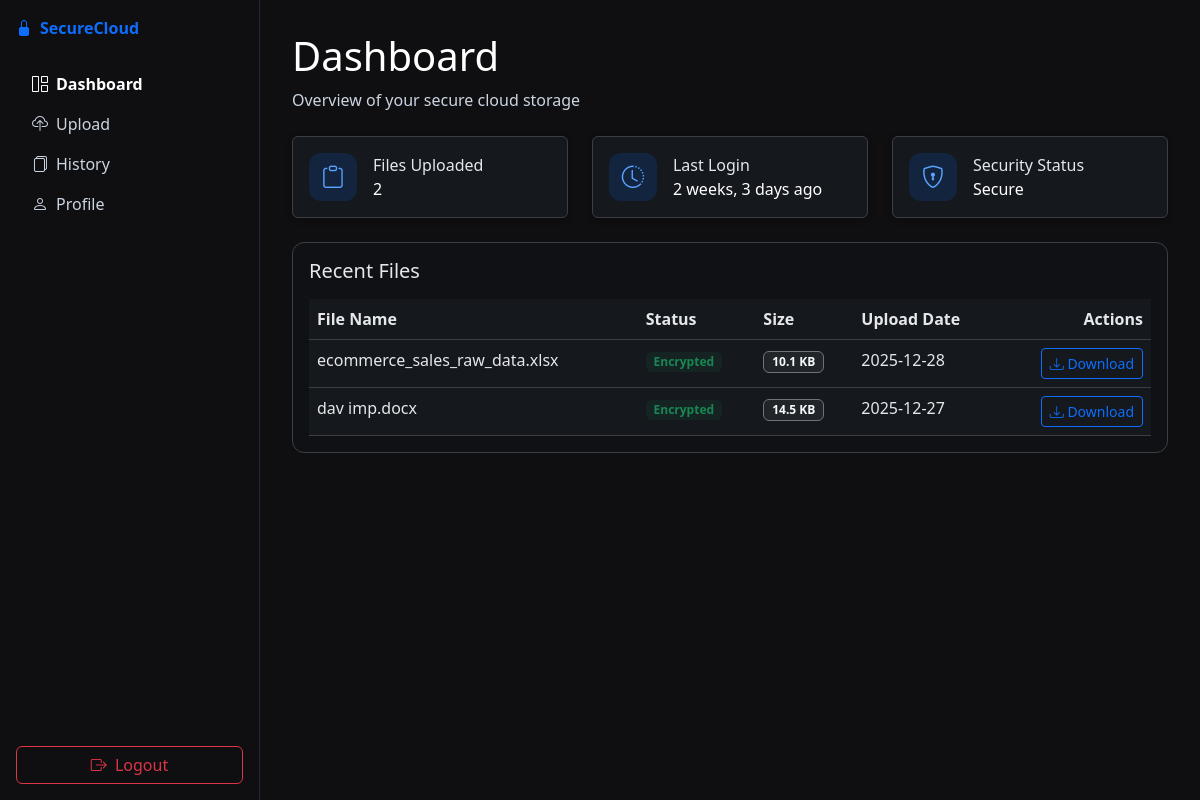
The page /dashboard/ (signed in) on the database its author committed.
### storage/models.py (models this page shows, shortened)
class StoredFile(models.Model):
    user = models.ForeignKey(User, on_delete=models.CASCADE, related_name='stored_files')
    original_name = models.CharField(max_length=255)
    cover_image = models.ImageField(upload_to='covers/')
    stego_image = models.ImageField(upload_to='stego/')
    nonce = models.BinaryField()
    data_length = models.IntegerField()
    created_at = models.DateTimeField(auto_now_add=True)

### storage/views.py (the view)
# urls.py: path('dashboard/', dashboard_view, name='dashboard'),
@login_required
def dashboard_view(request):
    files = StoredFile.objects.filter(user=request.user).order_by('-created_at')
    recent_files = list(files[:5])
    total_files = files.count()
    last_login = request.user.last_login
    ctx = {
        'recent_files': recent_files,
        'total_files': total_files,
        'last_login': last_login,
    }
    return render(request, 'storage/dashboard.html', ctx)

### templates/storage/dashboard.html (shortened to what this page needs)
{% extends 'base.html' %}
{% load static %}
{% block content %}
<div class="dashboard-body">
  <aside class="sidebar">
    <div class="sidebar-header d-flex align-items-center gap-2 mb-4">
      <i class="bi bi-lock-fill text-primary"></i>
      <a href="/" class="text-decoration-none fw-semibold">SecureCloud</a>
    </div>
    <nav class="nav flex-column">
      <a href="{% url 'dashboard' %}" class="nav-link active"><i class="bi bi-grid-1x2 me-2"></i>Dashboard</a>
      <a href="{% url 'upload' %}" class="nav-link"><i class="bi bi-cloud-upload me-2"></i>Upload</a>
      <a href="{% url 'file_list' %}" class="nav-link"><i class="bi bi-files me-2"></i>History</a>
      <a href="{% url 'profile' %}" class="nav-link"><i class="bi bi-person me-2"></i>Profile</a>
    </nav>
    <div class="mt-auto">
      <a href="{% url 'logout' %}" class="btn btn-outline-danger w-100 mb-3">
        <i class="bi bi-box-arrow-right me-1"></i> Logout
      </a>
    </div>
  </aside>
  <main class="main-content">
    <div class="page-header mb-4">
      <h1 class="page-title">Dashboard</h1>
      <p class="text-muted mb-0">Overview of your secure cloud storage</p>
    </div>
    <div class="row g-4 mb-4">
      <div class="col-md-4">
        <div class="card h-100">
          <div class="card-body">
            <div class="d-flex align-items-center gap-3">
              <div class="card-icon"><i class="bi bi-clipboard"></i></div>
              <div>
                <div class="card-label">Files Uploaded</div>
                <div class="card-value">{{ total_files }}</div>
              </div>
            </div>
          </div>
        </div>
      </div>
      <div class="col-md-4">
        <div class="card h-100">
          <div class="card-body">
            <div class="d-flex align-items-center gap-3">
              <div class="card-icon"><i class="bi bi-clock-history"></i></div>
              <div>
                <div class="card-label">Last Login</div>
                <div class="card-value">
                  {% if last_login %}{{ last_login|timesince }} ago{% else %}-{% endif %}
                </div>
              </div>
            </div>
          </div>
        </div>
      </div>
      <div class="col-md-4">
        <div class="card h-100">
          <div class="card-body">
            <div class="d-flex align-items-center gap-3">
              <div class="card-icon"><i class="bi bi-shield-lock"></i></div>
              <div>
                <div class="card-label">Security Status</div>
                <div class="card-value">Secure</div>
              </div>
            </div>
          </div>
        </div>
      </div>
    </div>
    <div class="table-container">
      <h5 class="mb-3">Recent Files</h5>
      <div class="table-responsive">
        <table class="table table-hover mb-0">
          <thead>
            <tr>
              <th>File Name</th>
              <th>Status</th>
              <th>Size</th>
              <th>Upload Date</th>
              <th class="text-end">Actions</th>
            </tr>
          </thead>
          <tbody>
            {% for f in recent_files %}
            <tr>
              <td class="fw-medium">{{ f.original_name }}</td>
              <td><span class="badge bg-success bg-opacity-10 text-success">Encrypted</span></td>
              <td>
                <span class="badge bg-dark text-light border border-secondary">
                  {% if f.data_length %}{{ f.data_length|filesizeformat }}{% else %}-{% endif %}
                </span>
              </td>
              <td>{{ f.created_at|date:"Y-m-d" }}</td>
              <td class="text-end">
                <a href="{% url 'download' f.pk %}" class="btn btn-sm btn-outline-primary">
                  <i class="bi bi-download"></i> Download
                </a>
              </td>
            </tr>
            {% empty %}
            <tr>
              <td colspan="5" class="text-center text-muted py-5">
                No recent files
              </td>
            </tr>
            {% endfor %}
          </tbody>
        </table>
      </div>
    </div>
  </main>
</div>
{% endblock %}

### static/css/style.css (style rules this page uses)
body { background-color: #0f0f12; color: #e5e7eb; }
.card { --bs-card-bg: #15181d; --bs-card-border-color: #3b3f45; --bs-card-color: #e5e7eb; background-color: var(--bs-card-bg); border-color: var(--bs-card-border-color); color: var(--bs-card-color); box-shadow: 0 2px 6px rgba(0,0,0,0.25); }
.table { --bs-table-bg: #15181d; --bs-table-color: #e5e7eb; --bs-table-border-color: #3b3f45; background-color: var(--bs-table-bg); color: var(--bs-table-color); border-color: var(--bs-table-border-color); }
.table tbody tr, .table tbody td, .table thead th { background-color: #15181d; color: #e5e7eb; border-color: #3b3f45; }

### templates/storage/dashboard.html (style rules this page uses)
.dashboard-body { display:flex;min-height:100vh;background-color:#0f0f12 }
.sidebar { width:260px;border-right:1px solid #1e293b;padding:1rem 1rem 0;color:#e5e7eb;display:flex;flex-direction:column }
.nav-link { color:#cbd5e1 }
.nav-link.active { color:#ffffff;font-weight:600 }
.main-content { flex:1;padding:2rem;color:#e5e7eb }
.page-title { color:#ffffff }
.text-muted { color:#cbd5e1 !important }
.card-icon { width:48px;height:48px;border-radius:12px;background-color:rgba(13,110,253,.15);display:flex;align-items:center;justify-content:center;font-size:1.4rem;color:#5aa2ff }
.card-label { color:#e2e8f0 }
.card-value { color:#ffffff }
.table-container { border:1px solid #3b3f45;border-radius:.75rem;padding:1rem;background-color:#0f1115;color:#e5e7eb }

### rows shown on the page
StoredFile: original_name "ecommerce_sales_raw_data.xlsx", data_length|filesizeformat "10.1 KB", created_at "2025-12-28"
StoredFile: original_name "dav imp.docx", data_length|filesizeformat "14.5 KB", created_at "2025-12-27"

### other values the page prints
{{ total_files }} "2"
{{ last_login|timesince }} "2 weeks, 3 days"
